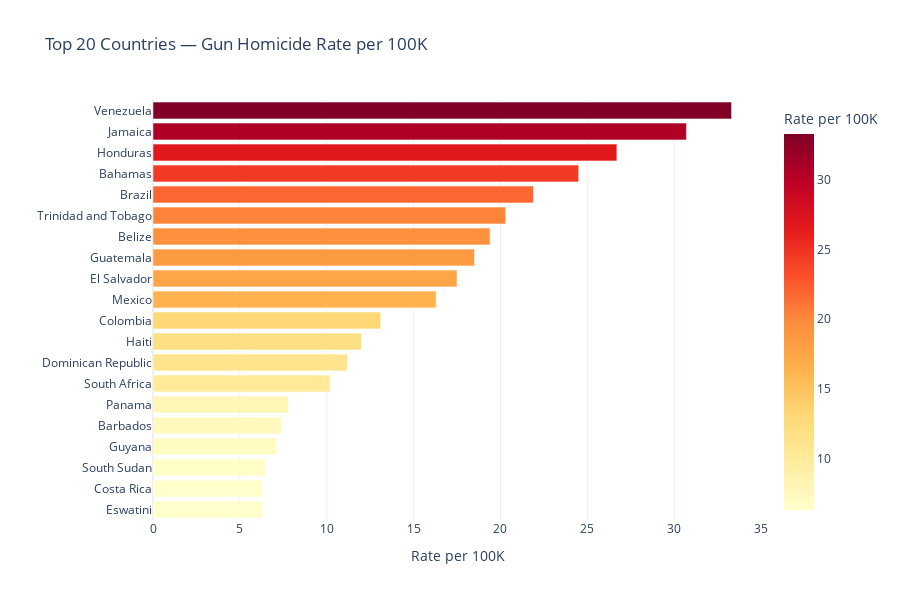

Notebook code cell kept with this figure:
### Markdown cell above
## Top 20 Countries by Gun Homicide Rate

### Code cell
top20 = df.nlargest(20, 'gun_homicide_rate')

fig = px.bar(
    top20,
    x='gun_homicide_rate',
    y='country_name',
    orientation='h',
    title='Top 20 Countries — Gun Homicide Rate per 100K',
    labels={'gun_homicide_rate': 'Rate per 100K', 'country_name': ''},
    color='gun_homicide_rate',
    color_continuous_scale='YlOrRd',
)
fig.update_layout(
    yaxis=dict(autorange='reversed'),
    template='plotly_white',
    height=600,
    showlegend=False,
)
fig.show()

### Figure 1 — Plotly figure (JSON) as saved in the notebook; plotly's stock layout.template omitted (floating-point values rounded to 4 significant figures)
{"data": [{"hovertemplate": "Rate per 100K=%{marker.color}<br>=%{y}<extra></extra>", "legendgroup": "", "marker": {"color": [33.3, 30.7, 26.7, 24.5, 21.9, 20.3, 19.4, 18.5, 17.5, 16.3, 13.1, 12.0, 11.2, 10.2, 7.8, 7.4, 7.1, 6.5, 6.3, 6.3], "coloraxis": "coloraxis", "pattern": {"shape": ""}}, "name": "", "orientation": "h", "showlegend": false, "textposition": "auto", "type": "bar", "x": [33.3, 30.7, 26.7, 24.5, 21.9, 20.3, 19.4, 18.5, 17.5, 16.3, 13.1, 12.0, 11.2, 10.2, 7.8, 7.4, 7.1, 6.5, 6.3, 6.3], "xaxis": "x", "y": ["Venezuela", "Jamaica", "Honduras", "Bahamas", "Brazil", "Trinidad and Tobago", "Belize", "Guatemala", "El Salvador", "Mexico", "Colombia", "Haiti", "Dominican Republic", "South Africa", "Panama", "Barbados", "Guyana", "South Sudan", "Costa Rica", "Eswatini"], "yaxis": "y"}], "layout": {"barmode": "relative", "coloraxis": {"colorbar": {"title": {"text": "Rate per 100K"}}, "colorscale": [[0.0, "rgb(255,255,204)"], [0.125, "rgb(255,237,160)"], [0.25, "rgb(254,217,118)"], [0.375, "rgb(254,178,76)"], [0.5, "rgb(253,141,60)"], [0.625, "rgb(252,78,42)"], [0.75, "rgb(227,26,28)"], [0.875, "rgb(189,0,38)"], [1.0, "rgb(128,0,38)"]]}, "height": 600, "legend": {"tracegroupgap": 0}, "showlegend": false, "title": {"text": "Top 20 Countries — Gun Homicide Rate per 100K"}, "xaxis": {"anchor": "y", "domain": [0.0, 1.0], "title": {"text": "Rate per 100K"}}, "yaxis": {"anchor": "x", "autorange": "reversed", "domain": [0.0, 1.0], "title": {"text": ""}}}}
